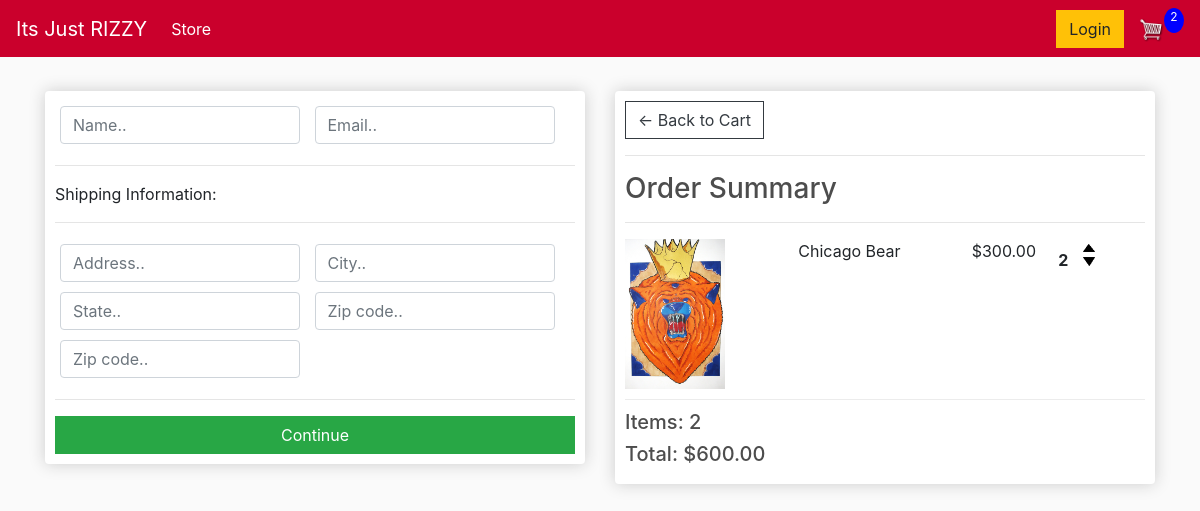
The app's page /cart/ (signed in), older data.
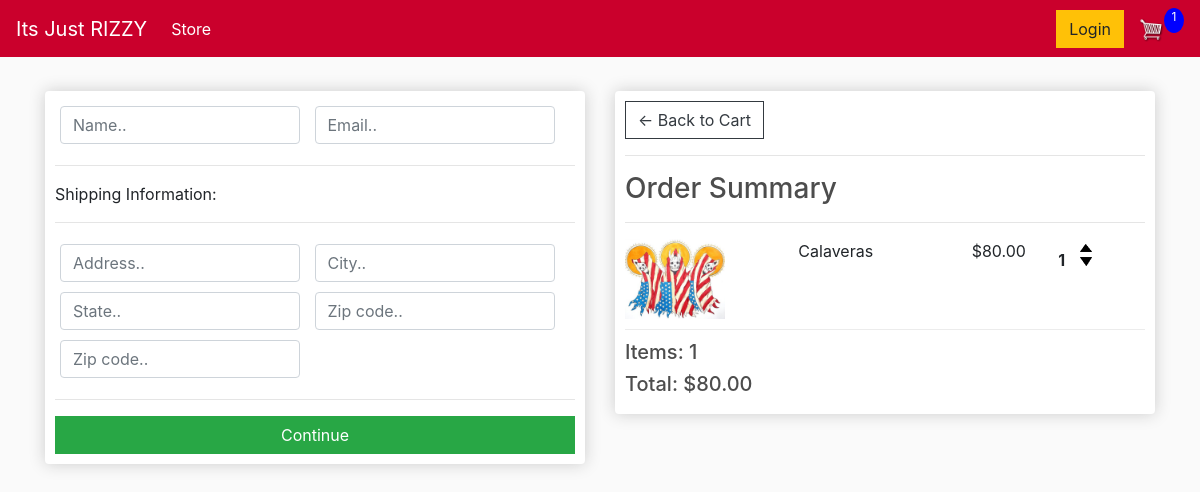
The same page, newer data.
### store/models.py (models this page shows, shortened)
class OrderItem(models.Model):
	product = models.ForeignKey(Product, on_delete=models.SET_NULL, null=True)
	order = models.ForeignKey(Order, on_delete=models.SET_NULL, null=True)
	quantity = models.IntegerField(default=0, null=True, blank=True)
	date_added = models.DateTimeField(auto_now_add=True)
	@property
	def get_total(self):
		total = self.product.price * self.quantity
		return total

class Product(models.Model):
	name = models.CharField(max_length=200)
	price = models.FloatField()
	digital = models.BooleanField(default=False,null=True, blank=True)
	image = models.ImageField(null=True, blank=True)
	@property
	def imageURL(self):
		try:
			url = self.image.url
		except:
			url = ''
		return url

class Order(models.Model):
	customer = models.ForeignKey(Customer, on_delete=models.SET_NULL, null=True, blank=True)
	date_ordered = models.DateTimeField(auto_now_add=True)
	complete = models.BooleanField(default=False)
	transaction_id = models.CharField(max_length=100, null=True)
	@property
	def get_cart_total(self):
		orderitems = self.orderitem_set.all()
		total = sum([item.get_total for item in orderitems])
		return total
	@property
	def get_cart_items(self):
		orderitems = self.orderitem_set.all()
		total = sum([item.quantity for item in orderitems])
		return total

### store/views.py (the view)
# urls.py: path('cart/', views.cart, name="cart"),
def cart(request):
	if request.user.is_authenticated:
		customer = request.user.customer
		order, created = Order.objects.get_or_create(customer=customer, complete=False)
		items = order.orderitem_set.all()
		cartItems = order.get_cart_items
	else:
		items = []
		order = {'get_cart_total':0, 'get_cart_items':0}
		cartItems = order['get_cart_items']
	context = {'items':items, 'order':order, 'cartItems':cartItems}
	return render(request, 'store/cart.html', context)

### store/templates/store/cart.html (shortened to what this page needs)
{% extends 'store/main.html' %}
{% load static %}
{% block content %}
     <div class="row">
		<div class="col-lg-6">
			<div class="box-element" id="form-wrapper">
				<form id="form">
					<div id="user-info">
						<div class="form-field">
							<input required class="form-control" type="text" name="name" placeholder="Name..">
						</div>
						<div class="form-field">
							<input required class="form-control" type="email" name="email" placeholder="Email..">
						</div>
					</div>
					<div id="shipping-info">
						<hr>
						<p>Shipping Information:</p>
						<hr>
						<div class="form-field">
							<input class="form-control" type="text" name="address" placeholder="Address..">
						</div>
						<div class="form-field">
							<input class="form-control" type="text" name="city" placeholder="City..">
						</div>
						<div class="form-field">
							<input class="form-control" type="text" name="state" placeholder="State..">
						</div>
						<div class="form-field">
							<input class="form-control" type="text" name="zipcode" placeholder="Zip code..">
						</div>
						<div class="form-field">
							<input class="form-control" type="text" name="country" placeholder="Zip code..">
						</div>
					</div>
					<hr>
					<input id="form-button" class="btn btn-success btn-block" type="submit" value="Continue">
				</form>
			</div>
			<br>
		</div>
		<div class="col-lg-6">
			<div class="box-element">
				<a  class="btn btn-outline-dark" href="{% url 'cart' %}">&#x2190; Back to Cart</a>
				<hr>
				<h3>Order Summary</h3>
				<hr>
				{% for item in items %}
				<div class="cart-row">
					<div style="flex:2"><img class="row-image" src="{{item.product.imageURL}}"></div>
					<div style="flex:2"><p>{{item.product.name}}</p></div>
					<div style="flex:1"><p>${{item.product.price|floatformat:2}}</p></div>
					<div style="flex:1">
						<p class="quantity">{{item.quantity}}</p>
						<div class="quantity">
							<img data-product="{{item.product.id}}" data-action="add" class="chg-quantity update-cart" src="{% static  'images/arrow2.png' %}">
							<img data-product="{{item.product.id}}" data-action="remove" class="chg-quantity update-cart" src="{% static  'images/arrow1.png' %}">
						</div>
					</div>
				</div>
				{% endfor %}
				<h5>Items:   {{order.get_cart_items}}</h5>
				<h5>Total:   ${{order.get_cart_total|floatformat:2}}</h5>
			</div>
		</div>
	</div>
{% endblock content %}

Row changes from the older to the newer data that the page shows:
removed OrderItem: product.imageURL (picture), product.name "Chicago Bear", product.price "300.00", quantity "2"
added OrderItem: product.imageURL (picture), product.name "Calaveras", product.price "80.00", quantity "1"
computed for Order: get_cart_items "2" → "1"; get_cart_total "600.00" → "80.00"
Text that changed along with them:
{{ cartItems }}: "2" → "1"
